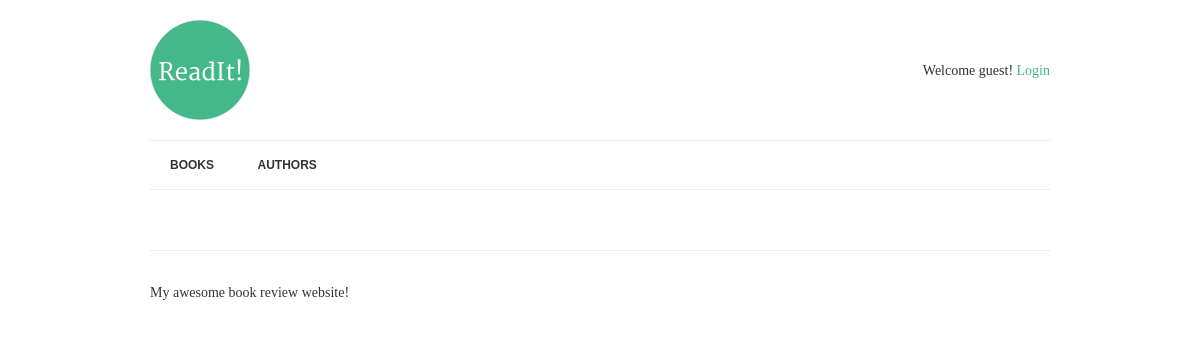
Before: /books/5/ with the older database file.
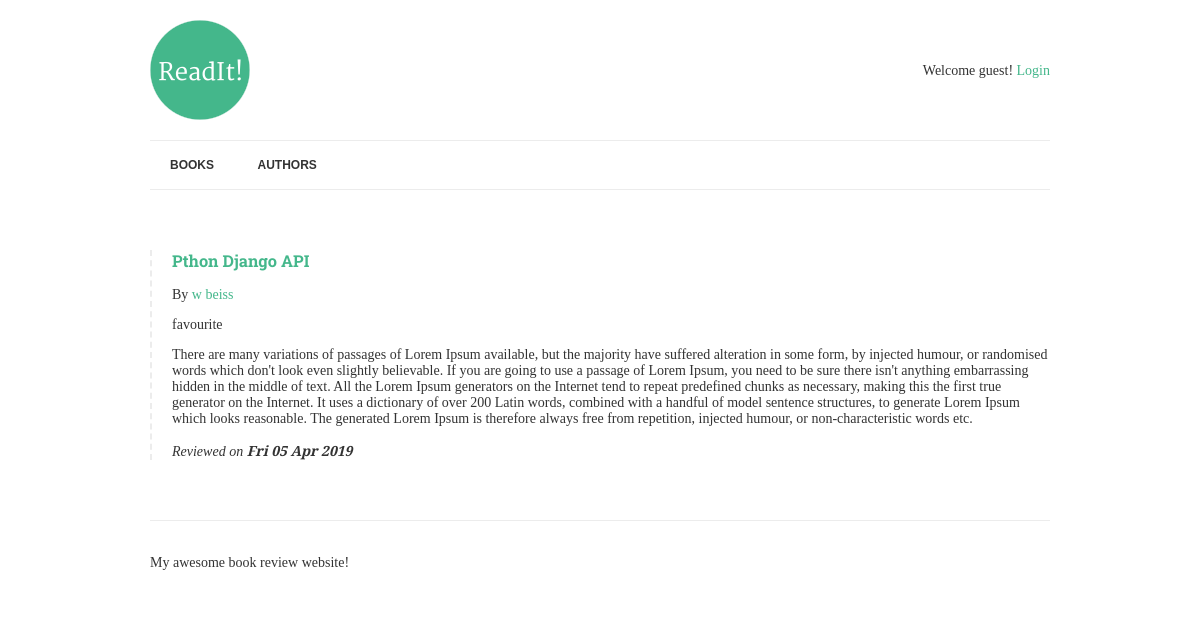
After: the same page with the newer database file.
### books/models.py (models this page shows, shortened)
class Book(models.Model):
    title = models.CharField(max_length=150)
    authors = models.ManyToManyField("Author", related_name="books")
    review = models.TextField(blank=True, null=True)
    reviewed_by = models.ForeignKey(User, blank=True, null=True, related_name='reviews', on_delete=models.CASCADE)
    date_reviewed = models.DateTimeField(blank=True, null=True)
    is_favourite = models.BooleanField(default=False, verbose_name="Favourite?")

class Author(models.Model):
    name = models.CharField(max_length=70, help_text="Use pen name, not real name", unique=True)

### books/views.py (the view)
# urls.py: url(r'^books/(?P<pk>[-\w]+)/$', views.BookDetail.as_view(), name="book-detail"),
class BookDetail(DetailView):
    model = Book
    template_name = "book.html"

### books/templates/book.html
{% extends "base.html" %}
{% block content %}
	{% if book.review %}
		{% include "book-detail.html" %}
	{% endif %}
{% endblock %}

### books/templates/book-detail.html (shortened to what this page needs)
<div class="book">
	<h3><a href="{% url 'book-detail' book.pk %}">{{ book.title }}</a></h3>
	<p>By {% for author in book.authors.all %}<a href="{% url 'author-detail' author.pk %}">{{ author.name }}</a>{% endfor %}</p>
	{% if book.is_favourite %}<p class="highlight">favourite</p>{% endif %}
	<p>{{ book.review|linebreaks }}</p>
	<p class="meta">
		Reviewed on <strong>{{ book.date_reviewed|date:"D d M Y" }}</strong>
	</p>
</div>

Changed rows visible on the page:
now on this page (row edited): Book: title "Pthon Django API", review "There are many variations of passages of Lorem Ipsum available, but the majority have suffered alteration in some form, by injected humour, or randomised words which don't look even slightly believable. If you are going to use a passage of Lorem Ipsum, you need to be sure there isn't anything embarrassing hidden in the middle of text. All the Lorem Ipsum generators on the Internet tend to repeat predefined chunks as necessary, making this the first true generator on the Internet. It uses a dictionary of over 200 Latin words, combined with a handful of model sentence structures, to generate Lorem Ipsum which looks reasonable. The generated Lorem Ipsum is therefore always free from…", date_reviewed "Fri 05 Apr 2019"
now on this page (row unchanged): Author: name "w beiss"
Other visible differences:
text now shown: "By favourite Reviewed on"
